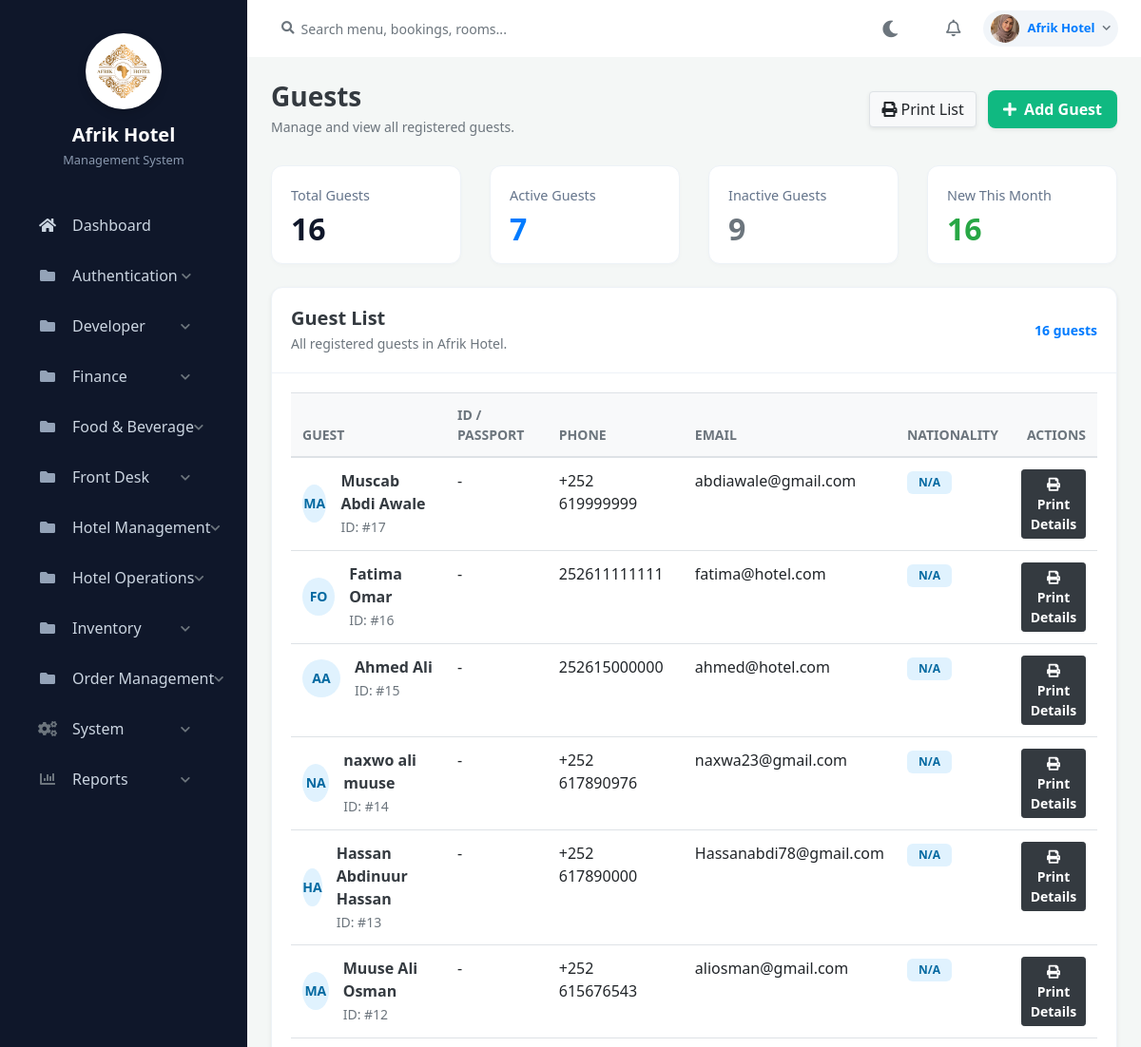
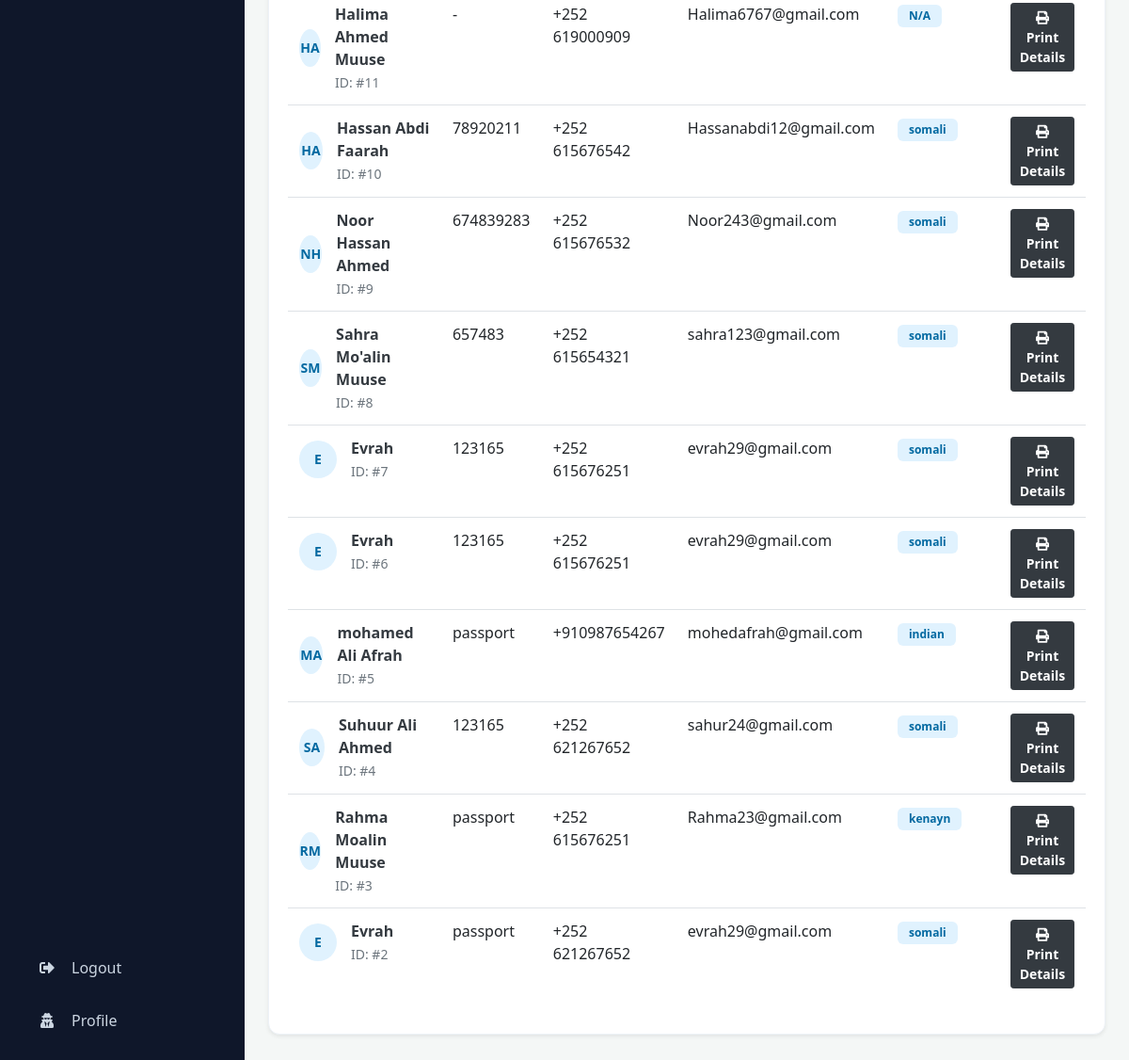
Page /admin/customers/customers.php (signed in) on the committed database (2 pictures, top to bottom).
### tables this page shows
CREATE TABLE `settings` (
  `id` int(11) NOT NULL,
  `hotel_name` varchar(255) NOT NULL,
  `hotel_email` varchar(255) NOT NULL,
  `hotel_phone` varchar(50) NOT NULL,
  `hotel_address` text NOT NULL,
  `updated_at` timestamp NOT NULL DEFAULT current_timestamp() ON UPDATE current_timestamp(),
  `hotel_logo` varchar(255) DEFAULT NULL
);

CREATE TABLE `system_pages` (
  `id` int(11) NOT NULL,
  `page_name` varchar(100) NOT NULL,
  `url` varchar(255) NOT NULL,
  `category` varchar(100) NOT NULL,
  `icon_class` varchar(100) NOT NULL,
  `page_type` varchar(50) DEFAULT 'Sidebar',
  `created_at` timestamp NOT NULL DEFAULT current_timestamp()
);

CREATE TABLE `customers` (
  `id` int(11) NOT NULL,
  `full_name` varchar(100) DEFAULT NULL,
  `email` varchar(100) DEFAULT NULL,
  `password` varchar(255) DEFAULT NULL,
  `phone` varchar(20) DEFAULT NULL,
  `id_number` varchar(50) DEFAULT NULL,
  `adress` varchar(255) DEFAULT NULL,
  `created_at` timestamp NOT NULL DEFAULT current_timestamp() ON UPDATE current_timestamp(),
  `nationality` varchar(100) DEFAULT NULL,
  `address` varchar(255) DEFAULT NULL
);

### includes/auth_check.php (called while the page is built, shortened)
<?php
$scriptDir = dirname($_SERVER['SCRIPT_FILENAME']);
$basePath = '';
while (!file_exists($scriptDir . '/config/database.php') && strlen($scriptDir) > 3) {
    $basePath .= '../';
    $scriptDir = dirname($scriptDir);
}
?>

### admin/customers/customers.php (the view, shortened to what this page needs)
<?php
require_once '../../includes/auth_check.php';
require_once '../../config/database.php';
$total_customers = $conn->query("SELECT COUNT(*) as cnt FROM customers")->fetch_assoc()['cnt'];
$new_this_month = $conn->query("
    SELECT COUNT(*) as cnt FROM customers
    WHERE MONTH(created_at) = MONTH(CURRENT_DATE())
    AND YEAR(created_at) = YEAR(CURRENT_DATE())
")->fetch_assoc()['cnt'];
$active_customers = $conn->query("SELECT COUNT(DISTINCT customer_id) as cnt FROM bookings")->fetch_assoc()['cnt'];
$inactive_customers = $total_customers - $active_customers;
$customers = $conn->query("SELECT * FROM customers ORDER BY id DESC");
include '../../includes/header.php';
include '../../includes/sidebar.php';
include '../../includes/navbar.php';
?>
<link rel="stylesheet" href="https://cdn.datatables.net/1.13.6/css/dataTables.bootstrap4.min.css">
<link rel="stylesheet" href="https://cdn.datatables.net/buttons/2.4.1/css/buttons.bootstrap4.min.css">
<div class="container-fluid p-0">
    <div class="page-header d-flex justify-content-between align-items-center">
        <div>
            <h1 class="h3 font-weight-bold text-dark mb-1">Guests</h1>
            <p class="text-muted small mb-0">Manage and view all registered guests.</p>
        </div>
        <div>
            <button onclick="window.print()" class="btn btn-light shadow-sm mr-2 border"><i class="fas fa-print"></i> Print List</button>
            <button class="btn btn-green shadow-sm font-weight-bold" data-toggle="modal" data-target="#addCustomerModal" style="background-color: #10b981; color: #fff; border: none; border-radius: 8px; padding: 8px 16px;">
                <i class="fas fa-plus mr-1"></i> Add Guest
            </button>
        </div>
    </div>
    <div class="row mb-4">
        <div class="col-md-3">
            <div class="stat-card">
                <div class="stat-title">Total Guests</div>
                <div class="stat-value"><?php echo $total_customers; ?></div>
            </div>
        </div>
        <div class="col-md-3">
            <div class="stat-card">
                <div class="stat-title">Active Guests</div>
                <div class="stat-value text-primary"><?php echo $active_customers; ?></div>
            </div>
        </div>
        <div class="col-md-3">
            <div class="stat-card">
                <div class="stat-title">Inactive Guests</div>
                <div class="stat-value text-secondary"><?php echo $inactive_customers; ?></div>
            </div>
        </div>
        <div class="col-md-3">
            <div class="stat-card">
                <div class="stat-title">New This Month</div>
                <div class="stat-value text-success"><?php echo $new_this_month; ?></div>
            </div>
        </div>
    </div>
    <div class="list-card shadow-sm mb-4">
        <div class="list-header">
            <div>
                <h5 class="font-weight-bold text-dark mb-1">Guest List</h5>
                <p class="text-muted small mb-0">All registered guests in Afrik Hotel.</p>
            </div>
            <div class="text-primary font-weight-bold small">
                <?php echo $total_customers; ?> guests
            </div>
        </div>
        <div class="card-body">
            <div class="table-responsive">
                <table class="table table-hover align-middle" id="exportTable" width="100%">
                    <thead class="bg-light text-muted small text-uppercase">
                        <tr>
                            <th>Guest</th>
                            <th>ID / Passport</th>
                            <th>Phone</th>
                            <th>Email</th>
                            <th>Nationality</th>
                            <th class="action-col text-right">Actions</th>
                        </tr>
                    </thead>
                    <tbody>
                        <?php if ($customers->num_rows > 0): ?>
                            <?php while($row = $customers->fetch_assoc()):
                                $names = explode(" ", $row['full_name']);
                                $initials = substr($names[0], 0, 1) . (isset($names[1]) ? substr($names[1], 0, 1) : '');
                            ?>
                            <tr>
                                <td>
                                    <div class="d-flex align-items-center">
                                        <div class="avatar-circle"><?php echo strtoupper($initials); ?></div>
                                        <div>
                                            <strong class="d-block text-dark"><?php echo htmlspecialchars($row['full_name']); ?></strong>
                                            <span class="text-muted small">ID: #<?php echo $row['id']; ?></span>
                                        </div>
                                    </div>
                                </td>
                                <td><?php echo htmlspecialchars($row['id_number'] ?: '-'); ?></td>
                                <td><?php echo htmlspecialchars($row['phone']); ?></td>
                                <td><?php echo htmlspecialchars($row['email'] ?: 'N/A'); ?></td>
                                <td>
                                    <span class="badge badge-soft-info"><?php echo htmlspecialchars($row['nationality'] ?: 'N/A'); ?></span>
                                </td>
                                <td class="action-col text-right">
                                    <button type="button" onclick="openPrintPreview(<?php echo $row['id']; ?>)" class="btn btn-dark btn-sm font-weight-bold">
                                        <i class="fas fa-print"></i> Print Details
                                    </button>
                                </td>
                            </tr>
                            <?php endwhile; ?>
                        <?php endif; ?>
                    </tbody>
                </table>
            </div>
        </div>
    </div>
</div>
<?php include '../../includes/footer.php'; ?>

### includes/sidebar.php (shortened to what this page needs)
<nav id="sidebar">
    <?php
    $sidebar_settings = [];
    if (isset($conn)) {
        $set_query = $conn->query("SELECT hotel_name, hotel_logo FROM settings WHERE id = 1");
        if ($set_query && $set_query->num_rows > 0) {
            $sidebar_settings = $set_query->fetch_assoc();
        }
    }
    $hotel_title = !empty($sidebar_settings['hotel_name']) ? htmlspecialchars($sidebar_settings['hotel_name']) : 'Afrik Hotel';
    $hotel_logo = !empty($sidebar_settings['hotel_logo']) ? htmlspecialchars($sidebar_settings['hotel_logo']) : '';
    ?>
    <div class="sidebar-header" style="flex-direction: column; text-align: center; padding-top: 35px; padding-bottom: 25px;">
        <?php if ($hotel_logo): ?>
            <img src="<?php echo $basePath; ?>assets/images/<?php echo $hotel_logo; ?>" alt="Logo" style="width: 80px; height: 80px; object-fit: cover; margin-bottom: 15px; margin-right: 0; background: #fff; border-radius: 50%; padding: 4px; box-shadow: 0 4px 10px rgba(0,0,0,0.15);">
        <?php endif; ?>
        <div>
            <div style="font-size: 1.25rem; line-height: 1.2; font-weight: 700; color: #fff;"><?php echo $hotel_title; ?></div>
            <div style="font-size: 0.8rem; font-weight: normal; color: #8a99af; margin-top: 5px;">Management System</div>
        </div>
    </div>
    <?php
    $current_page = basename($_SERVER['PHP_SELF']);
    $menu_structure = [];
    if (isset($conn)) {
        $pages_query = $conn->query("SELECT * FROM system_pages ORDER BY category ASC, id ASC");
        while($row = $pages_query->fetch_assoc()) {
            if (hasPermission($row['url'])) {
                if ($row['category'] === 'Finance' && (stripos($row['page_name'], 'report') !== false || stripos($row['url'], 'report') !== false)) {
                    $menu_structure['Reports'][] = $row;
                } else {
                    $menu_structure[$row['category']][] = $row;
                }
            }
        }
        $ordered_menu = [];
        if (isset($menu_structure['Main'])) {
            $ordered_menu['Main'] = $menu_structure['Main'];
            unset($menu_structure['Main']);
        }
        $system_pages = isset($menu_structure['System']) ? $menu_structure['System'] : null;
        unset($menu_structure['System']);
        $reports_pages = isset($menu_structure['Reports']) ? $menu_structure['Reports'] : null;
        unset($menu_structure['Reports']);
        foreach ($menu_structure as $cat => $pages) {
            $ordered_menu[$cat] = $pages;
        }
        if ($system_pages) {
            $ordered_menu['System'] = $system_pages;
        }
        if ($reports_pages) {
            $ordered_menu['Reports'] = $reports_pages;
        }
        $menu_structure = $ordered_menu;
    }
    ?>
    <ul class="list-unstyled components">
        <?php foreach($menu_structure as $category => $cat_pages): ?>
            <?php if ($category === 'Main'): ?>
                <?php foreach($cat_pages as $page): ?>
                    <li class="<?php echo ($current_page == basename($page['url'])) ? 'active' : ''; ?>">
                        <a href="<?php echo $basePath . $page['url']; ?>" class="d-flex align-items-center">
                            <i class="<?php echo htmlspecialchars($page['icon_class']); ?> mr-3" style="width: 20px; text-align: center;"></i>
                            <span style="white-space: nowrap;"><?php echo htmlspecialchars($page['page_name']); ?></span>
                        </a>
                    </li>
                <?php endforeach; ?>
            <?php else: ?>
                <?php $cat_id = md5($category); ?>
                <li>
                    <a href="#cat-<?php echo $cat_id; ?>" data-toggle="collapse" aria-expanded="false" class="d-flex justify-content-between align-items-center">
                        <div class="d-flex align-items-center">
                            <?php if ($category === 'Reports'): ?>
                                <i class="fas fa-chart-bar text-muted mr-3" style="width: 20px; text-align: center;"></i>
                            <?php elseif ($category === 'System'): ?>
                                <i class="fas fa-cogs text-muted mr-3" style="width: 20px; text-align: center;"></i>
                            <?php else: ?>
                                <i class="fas fa-folder text-muted mr-3" style="width: 20px; text-align: center;"></i>
                            <?php endif; ?>
                            <span style="white-space: nowrap;"><?php echo htmlspecialchars($category); ?></span>
                        </div>
                        <i class="fas fa-chevron-down text-muted" style="font-size: 0.7rem;"></i>
                    </a>
                </li>
            <?php endif; ?>
        <?php endforeach; ?>
    </ul>
    <div class="logout-container mt-auto">
        <ul class="list-unstyled mb-0">
            <li>
                <a href="<?php echo $basePath; ?>logout.php" class="d-flex align-items-center">
                    <i class="fas fa-sign-out-alt mr-3" style="width: 20px; text-align: center;"></i>
                    <span>Logout</span>
                </a>
            </li>
            <li>
                <a href="<?php echo $basePath; ?>admin/dashboard/profile.php" class="text-muted mt-2 d-flex align-items-center">
                    <i class="fas fa-user-secret mr-3" style="width: 20px; text-align: center;"></i>
                    <span>Profile</span>
                </a>
            </li>
        </ul>
    </div>
</nav>

### includes/navbar.php (shortened to what this page needs)
<?php
$nav_username = htmlspecialchars($_SESSION['admin_username'] ?? 'Admin');
$nav_avatar = 'https://ui-avatars.com/api/?name=' . urlencode($nav_username) . '&background=10b981&color=fff';
if (isset($_SESSION['admin_id']) && isset($conn)) {
    $admin_id = intval($_SESSION['admin_id']);
    $pic_query = $conn->query("SELECT profile_picture FROM admin WHERE id = $admin_id");
    if ($pic_query && $pic_query->num_rows > 0) {
        $pic_data = $pic_query->fetch_assoc();
        if (!empty($pic_data['profile_picture'])) {
            $base = isset($basePath) ? $basePath : '../';
            $nav_avatar = $base . 'assets/images/' . htmlspecialchars($pic_data['profile_picture']);
        }
    }
}
?>
<div id="content">
    <div class="top-navbar px-4 py-2 d-flex align-items-center justify-content-between" style="background: var(--card-bg, #ffffff); border-bottom: 1px solid var(--border-color); position: sticky; top: 0; z-index: 999; transition: background 0.3s ease;">
        <div class="d-flex align-items-center flex-grow-1">
            <div class="input-group" style="max-width: 350px;">
                <div class="input-group-prepend">
                    <span class="input-group-text bg-transparent border-0 pr-1">
                        <i class="fas fa-search text-muted" style="font-size: 0.85rem;"></i>
                    </span>
                </div>
                <input type="text" class="form-control bg-transparent border-0 shadow-none px-1" placeholder="Search menu, bookings, rooms..." style="color: var(--text-main); font-size: 0.88rem;">
            </div>
        </div>
        <div class="d-flex align-items-center">
            <button type="button" id="darkModeToggle" class="btn btn-link text-muted p-2 mr-2" style="font-size: 1.1rem; text-decoration: none;">
                <i class="fas fa-moon" id="themeIcon"></i>
            </button>
            <div class="dropdown mx-2">
                <a href="#" class="text-muted position-relative d-inline-flex align-items-center p-2" id="notificationDropdown" data-toggle="dropdown" aria-haspopup="true" aria-expanded="false" style="font-size: 1.1rem;">
                    <i class="far fa-bell"></i>
                </a>
            </div>
            <div class="dropdown ml-2">
                <a href="#" class="d-flex align-items-center text-decoration-none py-1 px-2 rounded-pill" id="profileDropdown" data-toggle="dropdown" aria-haspopup="true" aria-expanded="false" style="background: var(--body-bg, #f1f5f9); border: 1px solid var(--border-color);">
                    <img src="<?php echo $nav_avatar; ?>" class="rounded-circle mr-2" style="width: 30px; height: 30px; object-fit: cover;" alt="User">
                    <span class="font-weight-bold mr-2 d-none d-sm-inline" style="font-size: 0.82rem; color: var(--text-main);"><?php echo $nav_username; ?></span>
                    <i class="fas fa-chevron-down text-muted" style="font-size: 0.6rem;"></i>
                </a>
            </div>
        </div>
    </div>
    <div class="content-wrapper">

### rows in the picture
settings: hotel_logo (picture), hotel_name "Afrik Hotel"
system_pages: page_name "Dashboard"
customers: full_name "MA", full_name "Muscab Abdi Awale", id "17", id_number "-", phone "+252 619999999", email "abdiawale@gmail.com", nationality "N/A"
customers: full_name "FO", full_name "Fatima Omar", id "16", id_number "-", phone "252611111111", email "fatima@hotel.com", nationality "N/A"
customers: full_name "AA", full_name "Ahmed Ali", id "15", id_number "-", phone "252615000000", email "ahmed@hotel.com", nationality "N/A"
customers: full_name "NA", full_name "naxwo ali muuse", id "14", id_number "-", phone "+252 617890976", email "naxwa23@gmail.com", nationality "N/A"
customers: full_name "HA", full_name "Hassan Abdinuur Hassan", id "13", id_number "-", phone "+252 617890000", email "Hassanabdi78@gmail.com", nationality "N/A"
customers: full_name "MA", full_name "Muuse Ali Osman", id "12", id_number "-", phone "+252 615676543", email "aliosman@gmail.com", nationality "N/A"
customers: full_name "HA", full_name "Halima Ahmed Muuse", id "11", id_number "-", phone "+252 619000909", email "Halima6767@gmail.com", nationality "N/A"
customers: full_name "HA", full_name "Hassan Abdi Faarah", id "10", id_number "78920211", phone "+252 615676542", email "Hassanabdi12@gmail.com", nationality "somali"
customers: full_name "NH", full_name "Noor Hassan Ahmed", id "9", id_number "674839283", phone "+252 615676532", email "Noor243@gmail.com", nationality "somali"
customers: full_name "SM", full_name "Sahra Mo'alin Muuse", id "8", id_number "657483", phone "+252 615654321", email "sahra123@gmail.com", nationality "somali"
customers: full_name "E", full_name "Evrah", id "7", id_number "123165", phone "+252 615676251", email "evrah29@gmail.com", nationality "somali"
customers: full_name "E", full_name "Evrah", id "6", id_number "123165", phone "+252 615676251", email "evrah29@gmail.com", nationality "somali"
customers: full_name "MA", full_name "mohamed Ali Afrah", id "5", id_number "passport", phone "+910987654267", email "mohedafrah@gmail.com", nationality "indian"
customers: full_name "SA", full_name "Suhuur Ali Ahmed", id "4", id_number "123165", phone "+252 621267652", email "sahur24@gmail.com", nationality "somali"
customers: full_name "RM", full_name "Rahma Moalin Muuse", id "3", id_number "passport", phone "+252 615676251", email "Rahma23@gmail.com", nationality "kenayn"
customers: full_name "E", full_name "Evrah", id "2", id_number "passport", phone "+252 621267652", email "evrah29@gmail.com", nationality "somali"

### other values in the picture
$category "Authentication"
$category "Developer"
$category "Finance"
$category "Food & Beverage"
$category "Front Desk"
$category "Hotel Management"
$category "Hotel Operations"
$category "Inventory"
$category "Order Management"
$category "System"
$category "Reports"
$nav_username "Afrik Hotel"
$total_customers "16"
$active_customers "7"
$inactive_customers "9"
